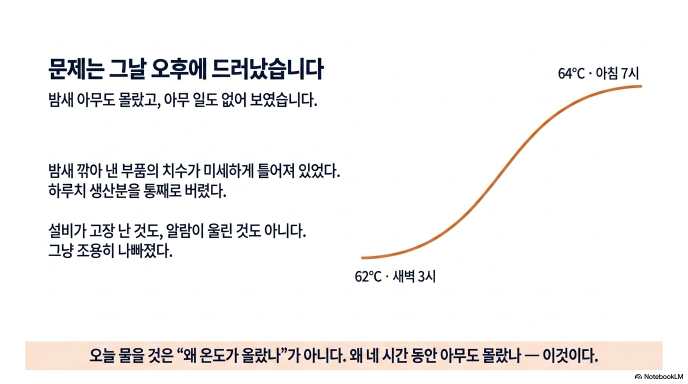
#> input picture 작업장/슬라이드작업/00_작업파일/후보/p03_2.png, 1376 x 768 px, found by its file name (shown at 1/2 size); its folder holds 4 pictures in this run
$ python crop_art3.py
#> lines starting #> are read from the running program, lines starting #| are printed output that depends on the picture; after the words box and inside, x2 and y2 are one past the last pixel; in counts of white or black regions, pixels touching at a corner belong together
# -*- coding: utf-8 -*-
"""
문제 장만 고정 좌표로 재크롭 (자동 확장 없음 — 자동 확장이 글자를 물었다).
좌표는 후보 원본(1376x768) 비율. 잘라낸 뒤 잉크 bbox + 2% 여백으로 다듬는다.
"""
import pathlib, sys, io
import numpy as np
from PIL import Image
sys.stdout = io.TextIOWrapper(sys.stdout.buffer, encoding='utf-8', errors='replace')

SRC = pathlib.Path("D:/work/study/경남대특강/작업장/슬라이드작업/00_작업파일/후보")
OUT = pathlib.Path("D:/work/study/경남대특강/작업장/슬라이드작업/00_작업파일/삽화")
PICK2 = {3, 10, 20, 21, 22, 23, 26, 27, 30}

# 그림만 (글자·제목·결론 제외). 눈으로 원본을 보고 정한 값.
FIX = {
    3:  (0.46, 0.24, 0.99, 0.76),   # 곡선 + 양끝 라벨
    4:  (0.04, 0.16, 0.42, 0.96),   # 온도계
    9:  (0.44, 0.14, 0.99, 0.90),   # 임계선 그래프 (16℃ 남음 포함)
    12: (0.03, 0.09, 0.97, 0.44),   # 자동차·로봇·공장 그림 줄만 (낱말·풀이는 새로 찍음)
    14: (0.04, 0.16, 0.44, 0.99),   # 제어반 (바닥까지)
    21: (0.04, 0.28, 0.16, 0.92),   # 왼쪽 아이콘 3개 열만
    26: (0.04, 0.32, 0.32, 0.84),   # 조립 라인 아이콘 블록만
    27: (0.03, 0.26, 0.15, 0.76),   # 세 갈래 길 아이콘 열만
    28: (0.02, 0.26, 0.50, 0.94),   # 설비 6대 (제목·본문 제외)
    29: (0.34, 0.14, 0.62, 0.72),   # 가운데 총괄 타워+돋보기만 (담당 아이콘·라벨은 새로)
    32: (0.02, 0.04, 0.49, 0.96),   # 공장 도면만
    33: (0.04, 0.18, 0.15, 0.82),   # 아이콘 열만
    34: (0.04, 0.18, 0.47, 0.90),   # 닫힌 고리
    35: (0.02, 0.12, 0.48, 0.88),   # 말→화면
}

def ink(a): return (a < 238).any(axis=2)

for page, (x0, y0, x1, y1) in FIX.items():
    cand = 2 if page in PICK2 else 1
    img = Image.open(SRC / f"p{page:02d}_{cand}.png").convert("RGB")
#> img is the input picture: PIL image 1376x768 RGB; mean R, G, B 243.6, 242.3, 242.1
    W, H = img.size
#> W = 1376; H = 768
    a = np.asarray(img.crop((int(x0*W), int(y0*H), int(x1*W), int(y1*H))))
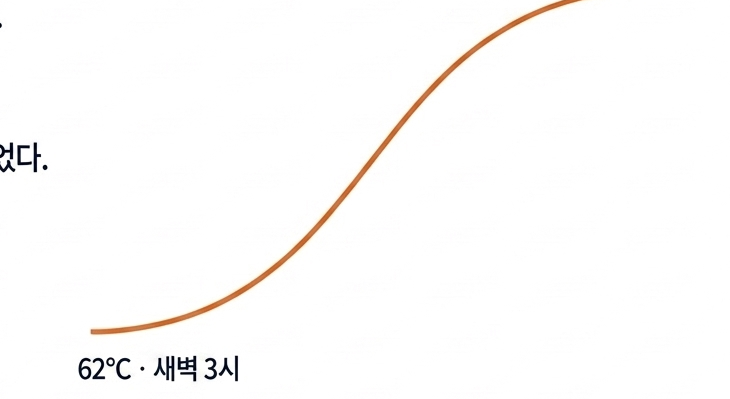
#> a: shape (399, 730, 3); mean R, G, B 252.7, 251.8, 251.1
    m = ink(a); ys, xs = np.where(m)
#> in ink, `def ink(a): return (a < 238).any(axis=2)`:
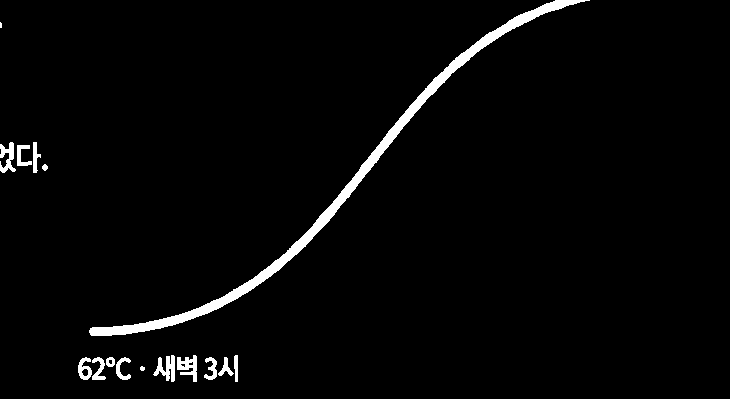
#> returned value: shape (399, 730) bool; 2.6% white; 16 white regions (1 under 20 px), largest, box (x1, y1, x2, y2) and area: (89, 0, 590, 336) 5522, (153, 355, 175, 382) 314, (177, 355, 197, 382) 305
#> after `ys, xs = np.where(m)`: ys = 7715 values from 0 to 381; xs = 7715 values, max 589 at index 34, min 0 at index 557, mean 277.5
    if len(xs):
        px, py = int(a.shape[1]*0.02), int(a.shape[0]*0.02)
#> px = 14; py = 7
        a = a[max(0,ys.min()-py):min(a.shape[0],ys.max()+py),
              max(0,xs.min()-px):min(a.shape[1],xs.max()+px)]
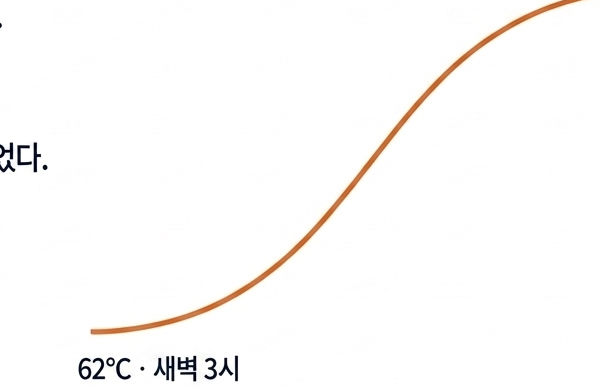
#> a: shape (388, 603, 3); mean R, G, B 252.2, 251, 250.2
    Image.fromarray(a).save(OUT / f"art_{page:02d}.png")
    print(f"  {page:>2}p  {a.shape[1]}x{a.shape[0]}")
#> pass 2 of the loop `for page, (x0, y0, x1, y1) in FIX.items():`:
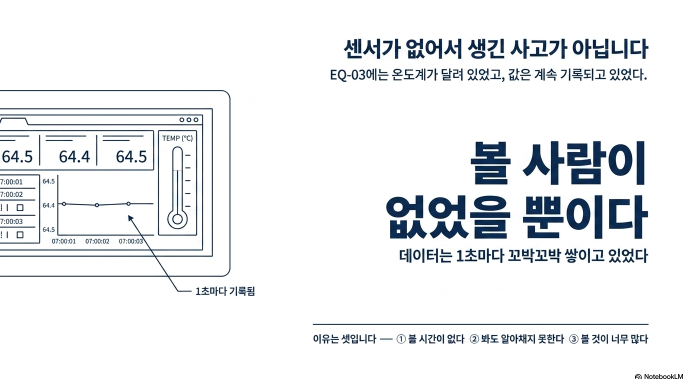
#> input picture 작업장/슬라이드작업/00_작업파일/후보/p04_1.png, 1376 x 768 px, found by its file name (shown at 1/2 size)
#> img is the input picture: PIL image 1376x768 RGB; mean R, G, B 236, 238.1, 240.2
#> in ink (call 2), `def ink(a): return (a < 238).any(axis=2)`:
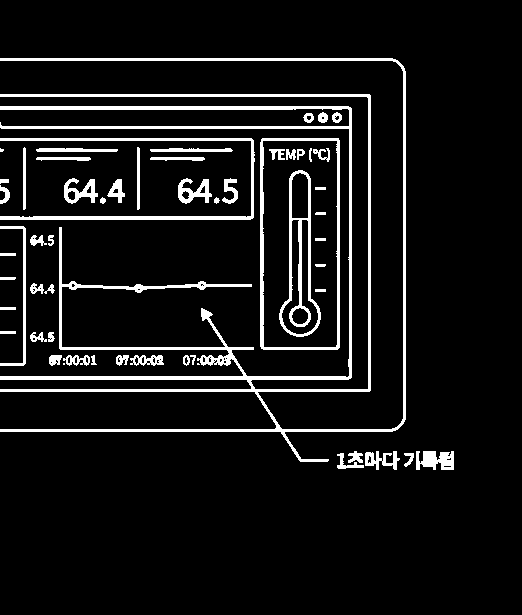
#> returned value: shape (615, 522) bool; 8.1% white; 57 white regions (3 under 20 px), largest, box (x1, y1, x2, y2) and area: (0, 58, 406, 462) 13748, (0, 138, 255, 220) 1992, (260, 138, 340, 350) 1861
#> `a = a[max(0,ys.min()-py):min(a.shape[0],ys.max()+py), max(0,xs.min()-p..`:
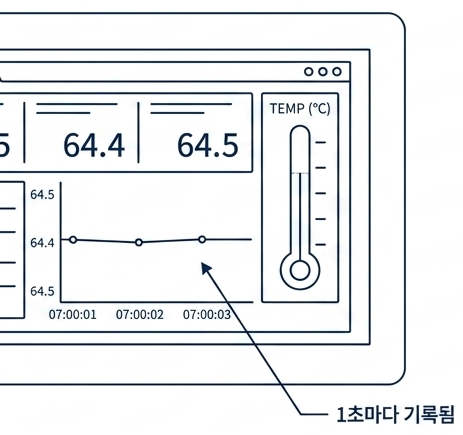
#> a: shape (435, 463, 3); mean R, G, B 234.8, 236.7, 238.3
#> (the run stopped early here; a loop or call above may not have finished)
